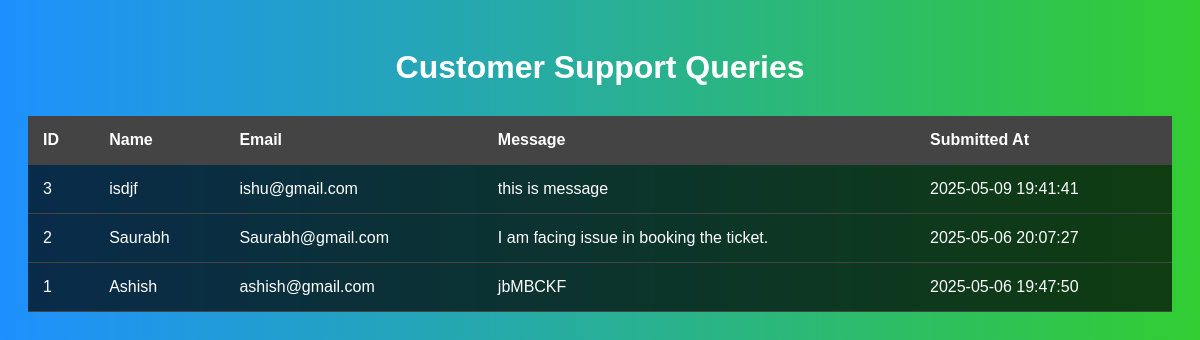
The app's page /view_support_queries.php with its own data.
### tables this page shows
CREATE TABLE `support_queries` (
  `id` int(11) NOT NULL,
  `name` varchar(100) NOT NULL,
  `email` varchar(100) NOT NULL,
  `message` text NOT NULL,
  `status` enum('pending','in_progress','resolved') DEFAULT 'pending',
  `submitted_at` timestamp NOT NULL DEFAULT current_timestamp()
);

### view_support_queries.php (the view, shortened to what this page needs)
<?php
include 'db_connect.php';
$result = $conn->query("SELECT * FROM support_queries ORDER BY submitted_at DESC");
?>
<!DOCTYPE html>
<html lang="en">
<head>
</head>
<body>
    <h1>Customer Support Queries</h1>
    <table>
        <tr>
            <th>ID</th>
            <th>Name</th>
            <th>Email</th>
            <th>Message</th>
            <th>Submitted At</th>
        </tr>
        <?php while ($row = $result->fetch_assoc()): ?>
        <tr>
            <td><?= $row['id'] ?></td>
            <td><?= htmlspecialchars($row['name']) ?></td>
            <td><?= htmlspecialchars($row['email']) ?></td>
            <td><?= nl2br(htmlspecialchars($row['message'])) ?></td>
            <td><?= $row['submitted_at'] ?></td>
        </tr>
        <?php endwhile; ?>
    </table>
</body>
</html>

### view_support_queries.php (style rules this page uses)
body { font-family: Arial, sans-serif; background: linear-gradient(to right, #1e90ff, #32cd32); color: #fff; padding: 20px; }
h1 { text-align: center; margin-bottom: 30px; }
table { width: 100%; border-collapse: collapse; background: rgba(0,0,0,0.7); color: white; }
th, td { padding: 15px; border-bottom: 1px solid #444; text-align: left; }
th { background: #444; }

### records on screen
support_queries: id "3", name "isdjf", email "ishu@gmail.com", message "this is message", submitted_at "2025-05-09 19:41:41"
support_queries: id "2", name "Saurabh", email "Saurabh@gmail.com", message "I am facing issue in booking the ticket.", submitted_at "2025-05-06 20:07:27"
support_queries: id "1", name "Ashish", email "ashish@gmail.com", message "jbMBCKF", submitted_at "2025-05-06 19:47:50"
